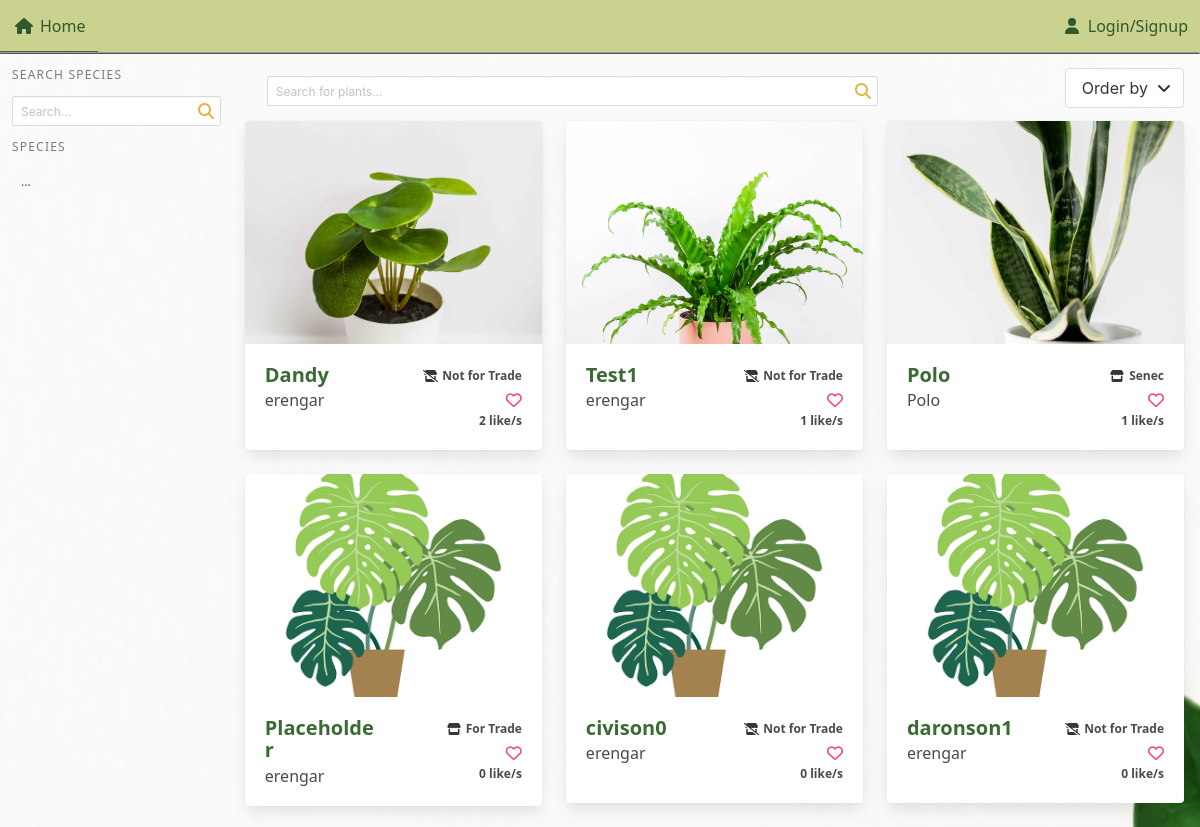
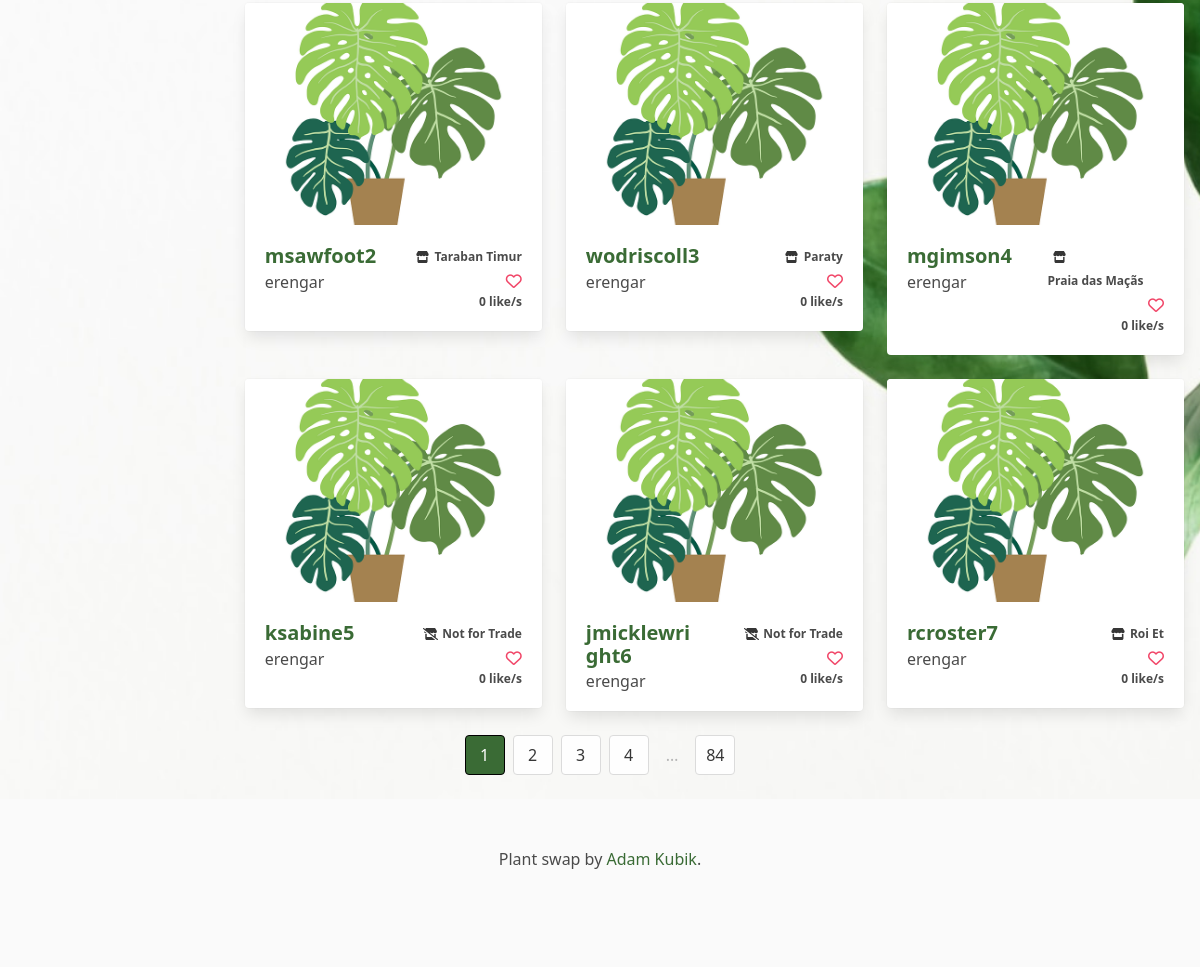
The page / on the database its author committed (2 pictures, top to bottom).
### plant_collection/models.py (models this page shows, shortened)
class Plant(models.Model):
    nick_name = models.CharField(
        max_length=64, validators=[MinLengthValidator(3)], unique=True
    )
    created = models.DateTimeField(auto_now_add=True, null=True, blank=True)
    updated = models.DateTimeField(auto_now=True, null=True, blank=True)
    species = models.ForeignKey(
        Species, on_delete=models.SET_NULL, blank=True, null=True, related_name="plants"
    )
    owner = models.ForeignKey(
        settings.AUTH_USER_MODEL, on_delete=models.CASCADE, related_name="plants"
    )
    slug = models.SlugField(default="bugged-plant")
    for_trade = models.BooleanField(default=False)
    likes = models.ManyToManyField(User, related_name="liked")
    location = models.CharField(max_length=24, blank=True, null=True, default=None, help_text="City, State")
    content = models.TextField(blank=True, null=True, default=None)
    def number_of_likes(self):
        return self.likes.count()

class Image(models.Model):
    plant = models.ForeignKey(Plant, on_delete=models.CASCADE, related_name="picture")
    image = models.ImageField(upload_to="pics")

### plant_collection/views.py (the view, shortened to what this page needs)
# urls.py: path('', views.front_page.as_view(), name='front_page'),
class front_page(generic.View):
    template_name = "front_page.html"
    def get(self, request, pagination=1, order ='-likes', specie=None):
        context = {}
        if not cache.get('species'):
            cache.set('species', Species.objects.all()[:34], 60*60*24)
        context['order'] = order
        context["species"] = cache.get('species')
        context["current_page"] = pagination
        print(cache.get('species'))
        if specie:
            if specie not in [x.slug for x in cache.get('species')]:
                context['species'] = Species.objects.all()
            context['selected_specie'] = specie
            context["pages"] = range(1, Plant.objects.filter(species=Species.objects.get(slug=specie)).count() // 12 + 2)
            if 'likes' in order:
                if '-' in order:
                    order = order.replace('-','')
                    context["plants"] = Plant.objects.filter(species=Species.objects.get(slug=specie)).annotate(likes_count=Count(order)).order_by('-likes_count')[
                    (context["current_page"] - 1) * 12 : context["current_page"] * 12
                    ]
                else:
                    context["plants"] = Plant.objects.filter(species=Species.objects.get(slug=specie)).annotate(likes_count=Count(order)).order_by('likes_count')[
                    (context["current_page"] - 1) * 12 : context["current_page"] * 12
                    ]
            elif '-' in order:
                order = order.replace('-','')
                context["plants"] = Plant.objects.filter(species=Species.objects.get(slug=specie)).order_by(Lower(order)).reverse()[
                (context["current_page"] - 1) * 12 : context["current_page"] * 12
                ]
            else:
                context["plants"] = Plant.objects.filter(species=Species.objects.get(slug=specie)).order_by(Lower(order))[
                    (context["current_page"] - 1) * 12 : context["current_page"] * 12
                    ]
        else:
            context["pages"] = range(1, Plant.objects.count() // 12 + 2)
            if 'likes' in order:
                if '-' in order:
                    order = order.replace('-','')
                    context["plants"] = Plant.objects.annotate(likes_count=Count(order)).order_by('-likes_count')[
                    (context["current_page"] - 1) * 12 : context["current_page"] * 12
                    ]
                else:
                    context["plants"] = Plant.objects.annotate(likes_count=Count(order)).order_by('likes_count')[
                    (context["current_page"] - 1) * 12 : context["current_page"] * 12
                    ]
            elif '-' in order:
                order = order.replace('-','')
                context["plants"] = Plant.objects.order_by(Lower(order)).reverse()[
                (context["current_page"] - 1) * 12 : context["current_page"] * 12
                ]
            else:
                context["plants"] = Plant.objects.order_by(Lower(order))[
                    (context["current_page"] - 1) * 12 : context["current_page"] * 12
                    ]
        return render(request, self.template_name, context)

### plant_collection/templates/front_page.html (shortened to what this page needs)
{% extends "base.html" %}
{% load static %}
{% block header %}
<link rel="stylesheet" href="{% static 'plant_collection/css/like_animation.css' %}">
<link rel="stylesheet" href="{% static 'plant_collection/css/search_bar.css' %}">
<link rel="stylesheet" href="{% static 'plant_collection/css/pagination.css' %}">
{% endblock %}
{% block content %}
<div class='columns is-mobile'>
    {% include "plant_collection/assets/search_species.html" %}
    <div class='column is-11-widescreen is-four-fifth-desktop' id='main-window'>
        <div style='display:flex; gap:1vw; align-items:center;'>
        {% include "plant_collection/assets/general_search_bar.html" %}
        {% include "plant_collection/assets/ordering_dropdown_front_page.html" %}
        </div>
        <section id='plants-dump' class='px-0 pt-0 pr-4'>
            {% include "plant_collection/assets/plants_gallery.html" %}
        </section>
    </div>
</div>
{% include "plant_collection/assets/front_page_pagination.html" %}
{% endblock %}

### plant_collection/templates/plant_collection/assets/plants_gallery.html (shortened to what this page needs)
{% load cache %}
{% load static %}
<div class='columns is-multiline'>
    {% if plants %}
    {% for plant in plants %}
    <div class='column is-4-desktop is-full-mobile is-3-widescreen is-6-tablet'>
        <div class='card hover'>
            {% if plant.picture.all %}
            <div class='card-image'>
                <figure class='image is-4by3'>
                    <a href="{% url 'plant_collection:plant_view' slug=plant.slug %}">
                        {% if plant.thumbnail %}
                        <img src="{{ plant.thumbnail.image.image.url }}" alt="Picture of a plant" loading='lazy' class="cover">
                        {% else %}
                        <img src="{{ plant.picture.all.0.image.url }}" alt="Picture of a plant" loading='lazy' class="cover">
                        {% endif %}
                    </a>
                </figure>
            </div>
            {% else %}
            <div class='card-image'>
                <figure class='image is-4by3'>
                    <a href="{% url 'plant_collection:plant_view' slug=plant.slug %}">
                        <img src="{% static 'plant_collection/placeholder-plant.png' %}" alt="Picture of a plant" loading='lazy' class="cover">
                    </a>
                </figure>
            </div>
            {% endif %}
            <div class='card-content columns is-mobile' style='margin:0; padding:0.5rem;'>
                <div class='column is-6'>
                    <div class='title is-size-4-widescreen is-size-4-touch is-size-5-desktop'>
                        <a href="{% url 'plant_collection:plant_view' slug=plant.slug %}">{{plant.nick_name}}</a>
                    </div>
                    <div class='subtitle is-size-6-widescreen is-size-6-touch is-size-6-desktop'>
                        {% if user == plant.owner or not user.is_authenticated %}
                        <span>{{plant.owner}}</span>
                        {% else %}
                        <span class='icon-text'>
                            <span>{{plant.owner}}</span>
                            <a href="{% url 'accounts:write_message' name=plant.owner %}" class="icon"><img src="{% static 'plant_collection/icons/envelope.svg' %}"></a>
                        </span>
                        {% endif %}
                    </div>
                </div>
                <div class='column is-6'>
                    <div class='has-text-right'>
                        {% if plant.for_trade %}
                        <span class='icon-text has-text-weight-semibold is-size-7-desktop is-size-7-touch'>
                            <span class='icon'>
                                <img src="{% static 'plant_collection/icons/trade.svg' %}">
                            </span>
                            {% if plant.location %}
                            {{plant.location}}
                            {% else %}
                            For Trade
                            {% endif %}
                        </span>
                        {% else %}
                        <span class='icon-text has-text-weight-semibold is-size-7-desktop is-size-7-touch'>
                            <span class='icon'>
                                <img src="{% static 'plant_collection/icons/no_trade.svg' %}">
                            </span>
                            Not for Trade
                        </span>
                        {% endif %}
                    </div>
                    <div class='has-text-right'>
                        {% if not user in plant.likes.all %}
                        <div>
                            <a class='heart' role='button' tabindex=0 data-plant='{{ plant.id }}' data-user='{{ user }}'><i class="fa-regular fa-heart has-text-danger"></i></a>
                        </div>
                        {% elif user in plant.likes.all %}
                        <div>
                            <a class='heart' role='button' tabindex=0 data-plant='{{ plant.id }}' data-user='{{ user }}'><i class="fa-solid fa-heart has-text-danger"></i></a>
                        </div>
                        {% endif %}
                        <div class='number_likes is-size-7 has-text-weight-bold' data-plant='{{ plant.id }}'>
                            {{ plant.number_of_likes }} like/s
                        </div>
                    </div>
                </div>
            </div>
        </div>
    </div>
    {% empty %}
    <div class='column is-3-desktop is-full-mobile'>
        No plants :(
    </div>
    {% endfor %}
    {% endif %}
</div>

### plant_collection/static/plant_collection/css/coloring.css (style rules this page uses)
a { color: #3A6B35 ; }

### plant_collection/static/plant_collection/css/more_base.css (style rules this page uses)
body { font-family: Calibri, Candara, Segoe, Segoe UI, Optima, Arial, sans-serif; }
html { scrollbar-width: thin; scrollbar-color: #4A4A4A #EDEDED; }

### plant_collection/static/plant_collection/css/object_fit.css (style rules this page uses)
.cover { object-fit: cover; }

### rows shown on the page
Plant: picture.all.0.image (picture), nick_name "Dandy", owner "erengar", for_trade False (drawn), number_of_likes "2"
Plant: picture.all.0.image (picture), nick_name "Test1", owner "erengar", for_trade False (drawn), number_of_likes "1"
Plant: picture.all.0.image (picture), nick_name "Polo", owner "Polo", for_trade True (drawn), location "Senec", number_of_likes "1"
Plant: nick_name "Placeholder", owner "erengar", for_trade True (drawn), shows "For Trade", number_of_likes "0"
Plant: nick_name "civison0", owner "erengar", for_trade False (drawn), number_of_likes "0"
Plant: nick_name "daronson1", owner "erengar", for_trade False (drawn), number_of_likes "0"
Plant: nick_name "msawfoot2", owner "erengar", for_trade True (drawn), location "Taraban Timur", number_of_likes "0"
Plant: nick_name "wodriscoll3", owner "erengar", for_trade True (drawn), location "Paraty", number_of_likes "0"
Plant: nick_name "mgimson4", owner "erengar", for_trade True (drawn), location "Praia das Maçãs", number_of_likes "0"
Plant: nick_name "ksabine5", owner "erengar", for_trade False (drawn), number_of_likes "0"
Plant: nick_name "jmicklewright6", owner "erengar", for_trade False (drawn), number_of_likes "0"
Plant: nick_name "rcroster7", owner "erengar", for_trade True (drawn), location "Roi Et", number_of_likes "0"

### other values the page prints
{{ page }} "1"
{{ page }} "2" "3" "4"
{{ pages|last }} "84"
